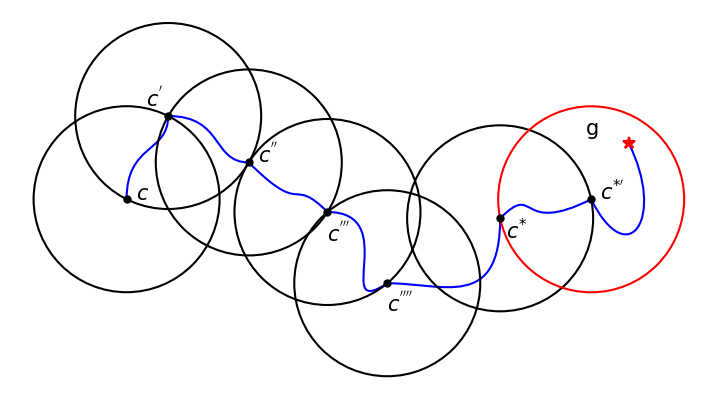
#> input picture AR_curve.png, 718 x 399 px; its folder holds only this picture in this run
$ python map_generator.py -img ../AR_curve.png
#> lines starting #> are read from the running program, lines starting #| are printed output that depends on the picture; after the words box and inside, x2 and y2 are one past the last pixel; in counts of white or black regions, pixels touching at a corner belong together
### Robot_world_lib.py
"""
autonomousRobot
This project is to simulate an autonomousRobot that try to find a way to reach a goal (target)
author: Binh Tran Thanh / email:thanhbinh@hcmut.edu.vn
"""

from __future__ import print_function
import cv2 as cv
import csv


class World:
    def __init__(self) -> None:
        pass

    def thresh_callback(self, threshold, src_gray, world_name):
        # Detect edges using Canny
        canny_output = cv.Canny(src_gray, threshold, threshold * 2)
        # Find contours
        contours, hierarchy = cv.findContours(canny_output, cv.RETR_TREE, cv.CHAIN_APPROX_SIMPLE)
        file_name = world_name + ".csv"
        data_header = ["x", "y"]
        f = open(file_name, 'w', newline='')
        writer = csv.writer(f, delimiter=",")
        # only keep parents in list, remove its child(ren)
        for i in range(len(contours)):

            if hierarchy[0][i][3] == -1:  # this contour is parent
                part = contours[i]
                writer.writerow(data_header)
                for pt in part:
                    writer.writerow([pt[0][0], pt[0][1]])
        f.close()

    # Load source image
    def read_map_from_world(self, world_name):
#> called with world_name = '../AR_curve.png'
        src = cv.imread(world_name)
#> src is the input picture: shape (399, 718, 3); mean B, G, R 246.8, 245.4, 246.6
        if src is None:
            print('Could not open or find the image:', world_name)
            exit(0)

        # Convert image to gray and blur it
        src_gray = cv.cvtColor(src, cv.COLOR_BGR2GRAY)
        src_gray = cv.blur(src_gray, (3, 3))
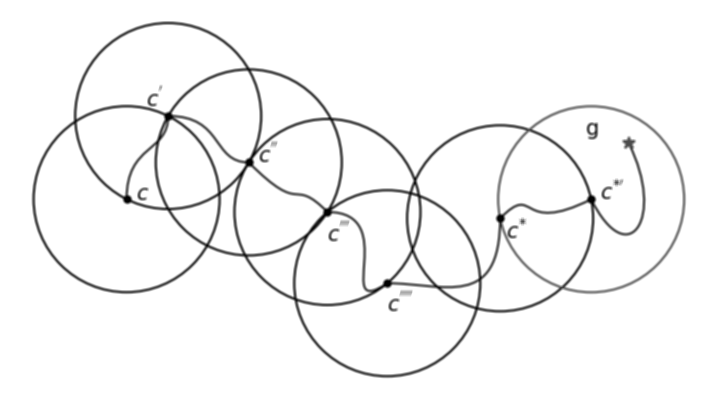
#> src_gray: shape (399, 718); min 0, max 255, mean 245.9

        thresh = 100  # initial threshold
        self.thresh_callback(thresh, src_gray, world_name)
#> in thresh_callback, `canny_output = cv.Canny(src_gray, threshold, threshold * 2)`:
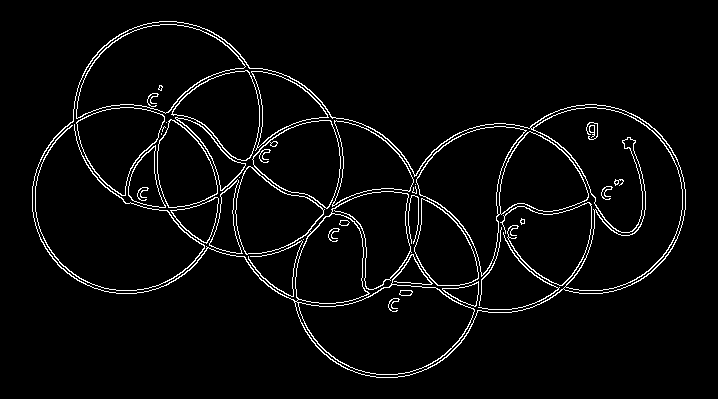
#> canny_output: shape (399, 718); 3.9% white in thin lines or dots, all inside (x1, y1, x2, y2) = (32, 21, 686, 378)
#> in thresh_callback, `contours, hierarchy = cv.findContours(canny_output, cv.RETR_TREE, cv.C..`: contours = 71 contours, 24 with area under 20; largest, box (x1, y1, x2, y2) and area: (32, 21, 686, 378) 133262, (32, 21, 646, 378) 95957, (533, 107, 683, 291) 15074, (416, 126, 589, 277) 12407, (298, 284, 475, 375) 10560
#> the loop in thresh_callback, `for i in range(len(contours)): ` made 71 passes

    # [4 lines left out: function display, not called in this run]

### Obstacles.py
"""
autonomousRobot
This project is to simulate an autonomousRobot that try to find a way to reach a goal (target)
author: Binh Tran Thanh / email:thanhbinh@hcmut.edu.vn
"""

import csv
#from Robot_world_lib import World
from Robot_math_lib import *

FAR_POINT = (0, 20000)


class Obstacles:
    def __init__(self):
        self.obstacles = []  # list of obstacles (in poins format)
        self.config_space = []  # configuration space
        self.obstacles_line_segments = []  # a list of line segnment of abstacles
        self.enable_config_space = False  # set True for using configuration space
        self.x_lim = [0, 100]
        self.y_lim = [0, 100]

    '''
    write vertices of obstacles into csv file in form of (x,y)
    x,y is casted to integer for easy debug/observe
    '''

    # [11 lines left out: function write_csv, not called in this run]

    ''' read map from world or csv data (default) '''

    # [7 lines left out: function read, not called in this run]

    '''
        read map_csv (in form the list of vertix of obstacles)
    '''

    def read_csv(self, mapname, scale=1):
#> called with mapname = '../AR_curve.png.csv', scale = 1
        self.obstacles = []  # list of obstacles

        obstacle = []  # list of vertices
        first_x_y = True
        with open(mapname, newline='') as f:
            reader = csv.reader(f, delimiter=',', quoting=csv.QUOTE_NONE)
            for row in reader:
                if row[0].find('x') != -1:  # header line
                    if len(obstacle) > 1:
                        obstacle.append(obstacle[0])  # append the first point to make a polygon
                        self.obstacles.append(obstacle)  # append obstacle to obstacles
                    obstacle = []  # clear and prepare for next obstacle
                    continue
                else:
                    x = float(row[0]) * scale
                    y = float(row[1]) * scale
                    if first_x_y:
                        self.x_lim = [x, x]
                        self.y_lim = [y, y]
                        first_x_y = False

                    if x < self.x_lim[0]: self.x_lim[0] = x
                    if x > self.x_lim[1]: self.x_lim[1] = x
                    if y < self.y_lim[0]: self.y_lim[0] = y
                    if y > self.y_lim[1]: self.y_lim[1] = y

                    obstacle.append(tuple((x, y)))  # get point data
            if len(obstacle) > 1:  # append the last one
                obstacle.append(obstacle[0])
                self.obstacles.append(obstacle)
        self.config_space = self.obstacles
        return self.obstacles

    ''' serialize obstacle in to list of linesegments'''

    # [9 lines left out: function line_segments, not called in this run]

    ''' check if both start and goal are valid '''

    # [9 lines left out: function valid_start_goal, not called in this run]

    ''' check collision: return true if the given point is inside obstracles '''

    # [11 lines left out: function check_point_collision, not called in this run]

    ''' check if a linesegment crosses obstacle'''

    # [7 lines left out: function check_linesegment_collision, not called in this run]

    ''' get_closest_point_collision: return closest collision point if any'''

    # [14 lines left out: function get_closest_point_collision, not called in this run]

    ''' translate line segment by a vector '''

    @staticmethod
    def translate_line_segment(line_segment, vector):
        return [tuple(line_segment[0] + vector), tuple(line_segment[1] + vector)]

    ''' translate line segments by vectors '''

    # [8 lines left out: function translate_line_sengments, not called in this run]

    ''' this function is to find a configure space which is robot free-collision ares
        NOTE: polygon getting from opencv.findcontour is clockwise
    '''

    # [49 lines left out: function find_configuration_space, not called in this run]

### Robot_map_lib.py
win_size = 100
from Program_config import show_plot_title


class Map:

    # [8 lines left out: function generate, not called in this run]

    @staticmethod
    def display(plt, title, obstacles, alpha: float = 0.4, hatch: str = '//'):

        # displaying the title
#> called with title = '../AR_curve.png.csv', alpha = 0.4, hatch = '//'
        if show_plot_title:
            plt.title(title)
        for obstacle in obstacles:
            x = [point[0] for point in obstacle]
            y = [point[1] for point in obstacle]
            x.append(obstacle[0][0])
            y.append(obstacle[0][1])
            plt.fill(x, y, color='k', alpha=alpha, hatch=hatch)
#> ``:
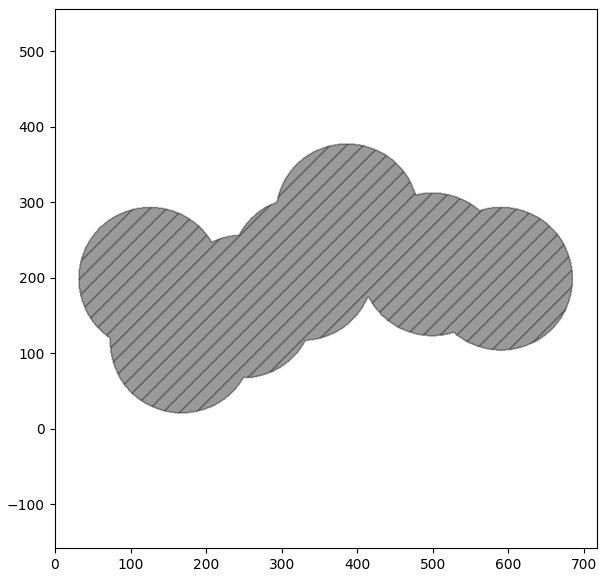
#> figure drawn by matplotlib, 1 panel

### Plot_base_lib.py
import matplotlib.pyplot as plt
import matplotlib.image as mpimg
import numpy as np
import math

from Robot_map_lib import Map
from Robot_world_lib import World
from Robot_base import Robot_base
from Program_config import *

import os


class Plot_base:
    def __init__(self, size=(6, 6), title="Autonomous Robot"):
        self.plt = plt
        self.fig, self.ax = plt.subplots(figsize=size)
        self.fig.canvas.manager.set_window_title(title)
        self.set_equal()

    show = lambda self: self.plt.show()
    pause = lambda self, x: self.plt.pause(x)
    clear = lambda self: self.plt.cla()
    set_equal = lambda self: self.plt.axis("equal")
    show_grid = lambda self: self.plt.grid(True)
    set_axis = lambda self, x0, y0, x1, y1: self.plt.axis([x0, x1, y0, y1])

    ''' plot point(s)'''
    point = lambda self, point, ls=".r": self.plt.plot(point[0], point[1], ls)
    points = lambda self, points, ls=".r": self.plt.plot(points[:, 0], points[:, 1], ls)

    '''
    plot points with color map
    visit https://www.w3schools.com/python/matplotlib_scatter.asp to see more color map
    '''

    def point_colors(self, points, colors, colormap='winter_r', marker='.'):
        # max_range = int(max(colors)) + 1
        self.plt.scatter(points[:, 0], points[:, 1], c=colors, cmap=colormap, marker=marker)
        # self.plt.colorbar().remove() # remove old one
        # self.plt.colorbar()          # update new one
        # cbar = plt.colorbar(ticks=[])   # dont show ticks number
        # self.plt.clim(0, max_range)

    ''' plot text at near point coordinate '''
    text = lambda self, point, txt: self.plt.text(point[0], point[1] + 2, txt)

    ''' plot text and point'''

    def point_text(self, point, ls, text):
        self.point(point, ls)
        self.text(point, text)

    ''' plot line segment connecting 2 points'''
    line_segment = lambda self, line, ls="-.k", lw=0.8: self.plt.plot((line[0][0], line[1][0]),
                                                                      (line[0][1], line[1][1]),
                                                                      ls, linewidth=lw)

    ''' plot path containing list of points '''

    def path(self, points, ls="-xr"):
        self.points(points=np.array(points), ls=ls)

    ''' plot path color containing list of points '''

    def path_color(self, points, color):
        new_point = np.array(points)
        self.plt.plot(new_point[:, 0], new_point[:, 1], c=color)

    ''' plot path with color '''

    # [16 lines left out: functions paths_color, polygon, not called in this run]

    def polygons(self, polygons: list, ls="-r"):  # polygons is list of polygon
        for polygon in polygons:
            self.polygon(polygon=polygon, ls=ls)

    ''' plot triangle (out fill) '''

    # [4 lines left out: function plot_triangle, not called in this run]

    ''' plot triangle ( within fill) '''

    def plot_triangle_fill(self, triangle, cl="g", alpha=transparent, linestyle=":"):
        new_triangle = np.array(triangle)
        self.plt.fill(new_triangle[:, 0], new_triangle[:, 1], color=cl, alpha=alpha, linestyle=linestyle)

    ''' Goal'''

    # [9 lines left out: function goal, not called in this run]

    ''' Start '''

    def start(self, start):
        self.point_text(start, ls_start, "start!")

    ''' Obstacles'''

    # [8 lines left out: function show_map, not called in this run]

    ''' set plot's title'''
    title = lambda self, x: self.plt.title(x)

    ''' prepare title for display'''

    # [8 lines left out: function prepare_title, not called in this run]

    ''' vision libs'''

    ''' vision circle'''

    # [4 lines left out: function vision_area, not called in this run]

    ''' Robot '''

    # [25 lines left out: function robot, not called in this run]

    ''' save plot as image/pdf/svg/eps'''

    # [7 lines left out: function save_figure, not called in this run]

### Map_generator/map_generator.py
'''
AutonomousRobot
This project simulates our path-planning for an autonomous robot that tries to find a way to reach a goal (target)
in certainly environment
author: Binh Tran Thanh / email:thanhbinh@hcmut.edu.vn or thanhbinh.hcmut@gmail.com
'''

import sys
import os
import argparse
sys.path.append(os.path.dirname(os.path.abspath(__file__)) + "/../")

import matplotlib.pyplot as plt
try:
    from Robot_map_lib import *
    from Obstacles import *
    from Plot_base_lib import *

except ImportError:
    raise

if __name__ == '__main__':

    parser = argparse.ArgumentParser( description="map (obstacle) generation")
    parser.add_argument("-n", metavar="number of obstacle(s)", default=1, type= int , help="number of obstacle(s)")
    parser.add_argument("-m", metavar="map_name", default="_map_temp.csv", help="map name")
    parser.add_argument("-img", metavar="convert world's image to map", default=None, help="generate map from imange")
    parser.add_argument("-wsize", metavar="window size", default=100, help="set window size")
    args = parser.parse_args()

    obstacle_parts = args.n
    MAX_VERTICES = 10000 #Maximun number of vertices of a obstacle
    map_name = args.m
    from_image = args.img
    win_size = args.wsize

    # variable declaration

    map = Map()
    obstacles = Obstacles()
    plotter = Plot_base(size=(7,7), title= "Map generator")
    plotter.set_equal()
    if from_image is not None:
        print ("Generate map from image {0}".format(from_image))
        World().read_map_from_world(from_image)
        map_name = from_image + ".csv"
        obstacles.read_csv(map_name)
        # draw map obstacles
        map.display(plotter.plt, map_name, obstacles.obstacles)

    else:
        plotter.set_axis(0, win_size, 0, win_size)
        print ("Generate map by user input")
        first = True

        for i in range (obstacle_parts):
            # click on plot to generate vertices of obstacle, middle click to turn next obstacle
            # each obstacle content maximun of MAX_VERTICES
            mappoints = map.generate(plotter.plt, i, obstacle_parts, MAX_VERTICES)

            x = [int(i[0]) for i in mappoints]
            y = [int(i[1]) for i in mappoints]

            # save map to file
            print ("saving obstacle ({0}/{1}) to file map: {2}".format(i+1, obstacle_parts, map_name))
            obstacles.write_csv(map_name, mappoints, ["x","y"], first)
            if first:
                first = False

            plotter.clear()

            obstacles.read_csv(map_name)

            # draw map obstacles
            map.display(plotter.plt, map_name, obstacles.obstacles)
    plotter.show()

$ run again, on _whatA_world.png
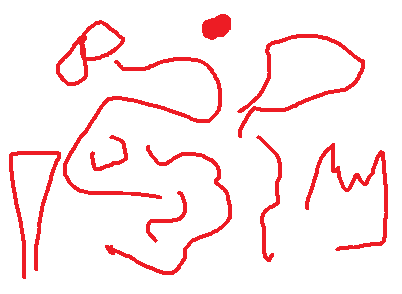
#> input picture _whatA_world.png, 402 x 294 px
#> in read_map_from_world, src is the input picture: shape (294, 402, 3); mean B, G, R 237, 236.3, 253.5
#> in thresh_callback, `canny_output = cv.Canny(src_gray, threshold, threshold * 2)`:
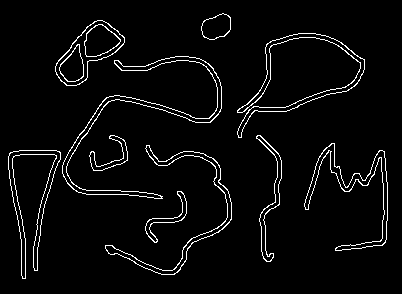
#> canny_output: shape (294, 402); 4.1% white in thin lines or dots, all inside (x1, y1, x2, y2) = (8, 13, 388, 279)
#> contours = 24 contours; largest, box (x1, y1, x2, y2) and area: (55, 20, 125, 86) 2266, (55, 20, 125, 86) 2210, (62, 56, 222, 199) 1870, (62, 56, 222, 199) 1764, (237, 33, 365, 138) 1430
#> the loop in thresh_callback, `for i in range(len(contours)): ` made 24 passes
#> ``:
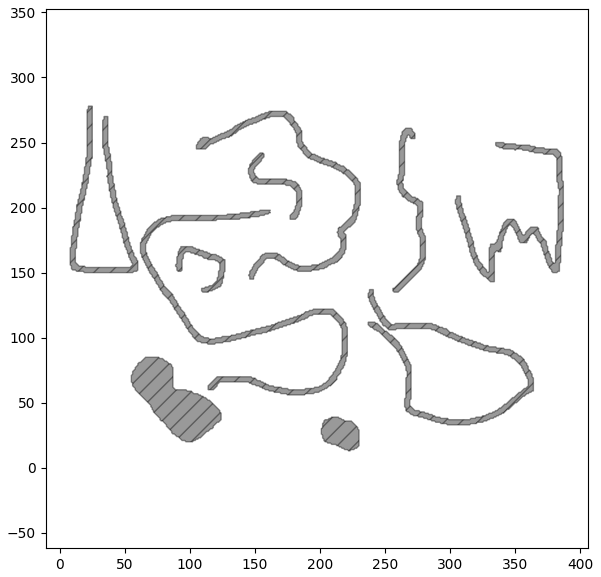
#> figure drawn by matplotlib, 1 panel

$ run again, on _world.png
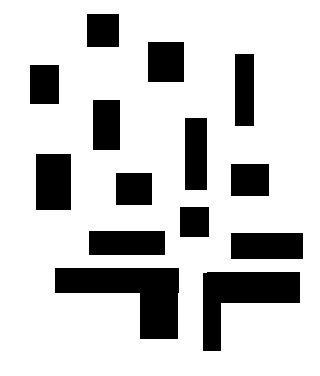
#> input picture _world.png, 320 x 376 px
#> in read_map_from_world, src is the input picture: shape (376, 320, 3); 78.8% white; 14 black regions, largest, box (x1, y1, x2, y2) and area: (55, 268, 179, 339) 4848, (203, 272, 300, 351) 3867, (36, 154, 71, 210) 1960
#> in thresh_callback, `canny_output = cv.Canny(src_gray, threshold, threshold * 2)`:
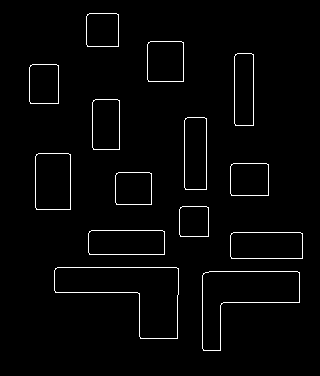
#> canny_output: shape (376, 320); 2.2% white in thin lines or dots, all inside (x1, y1, x2, y2) = (29, 13, 303, 351)
#> contours = 28 contours; largest, box (x1, y1, x2, y2) and area: (54, 267, 179, 339) 4844, (54, 267, 179, 339) 4841, (202, 271, 300, 351) 3862, (202, 271, 300, 351) 3859, (35, 153, 71, 210) 1953
#> the loop in thresh_callback, `for i in range(len(contours)): ` made 28 passes
#> ``:
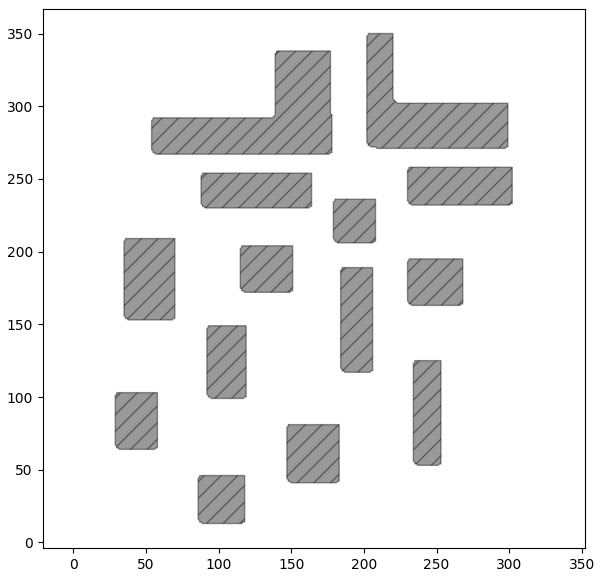
#> figure drawn by matplotlib, 1 panel

$ run again, on _map.png
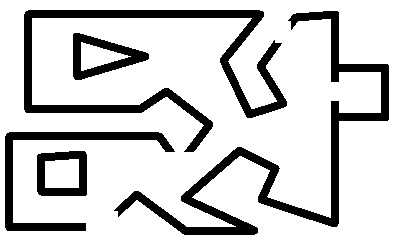
#> input picture _map.png, 407 x 247 px
#> in read_map_from_world, src is the input picture: shape (247, 407, 3); 81.9% white; 5 black regions, box (x1, y1, x2, y2) and area: (114, 11, 389, 235) 6617, (24, 10, 287, 152) 6249, (5, 132, 175, 231) 2688, (73, 33, 149, 80) 1409, (37, 151, 87, 196) 1230
#> in thresh_callback, `canny_output = cv.Canny(src_gray, threshold, threshold * 2)`:
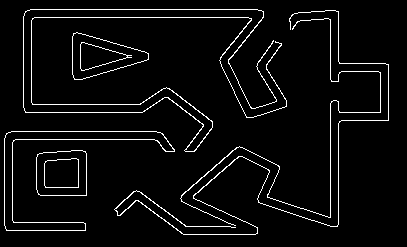
#> canny_output: shape (247, 407); 4.6% white in thin lines or dots, all inside (x1, y1, x2, y2) = (4, 9, 389, 235)
#> contours = 13 contours; largest, box (x1, y1, x2, y2) and area: (4, 131, 175, 231) 2691, (4, 131, 175, 231) 2672, (36, 150, 87, 196) 2169, (36, 150, 87, 196) 2167, (72, 32, 149, 80) 2158
#> the loop in thresh_callback, `for i in range(len(contours)): ` made 13 passes
#> ``:
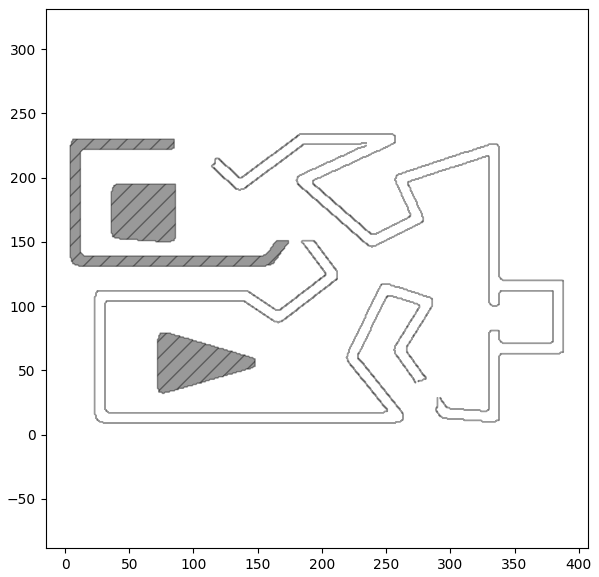
#> figure drawn by matplotlib, 1 panel
